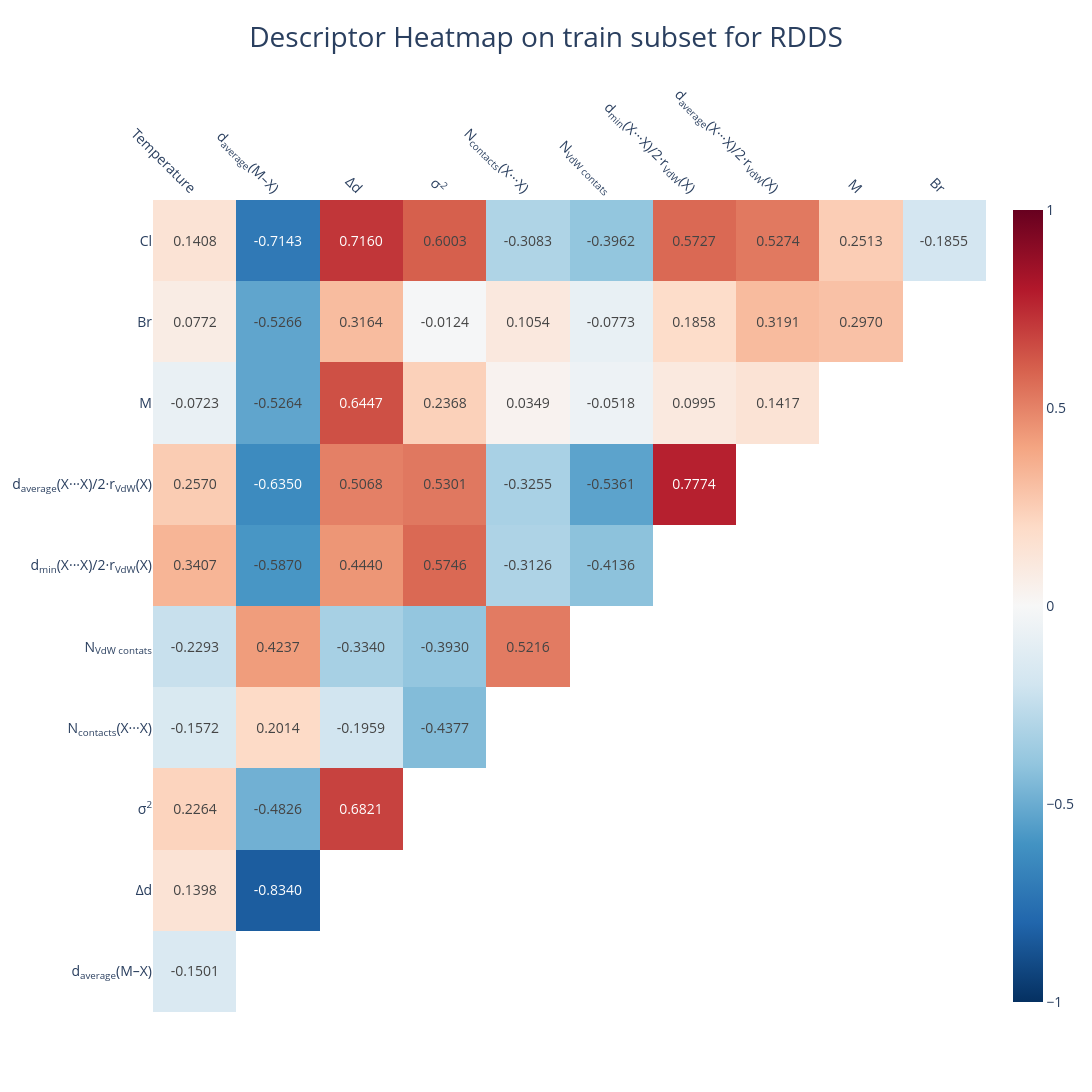

This figure's notebook cell:
### Code cell
# Visualization of correlation map of final features
corr_map_2_1 = build_corr_map(X_train2)

fig_5 = heatmap_plot(corr_map=corr_map_2_1, layout_params=dict(title=dict(text="Descriptor Heatmap on train subset for RDDS", y=.975), margin=dict(t=200), width=1200, height=1200, font_size=14, xaxis=dict(tickangle=45)))
fig_5.show()

### Figure 1 — Plotly figure (JSON) as saved in the notebook; plotly's stock layout.template omitted (floating-point values rounded to 4 significant figures)
{"data": [{"colorscale": [[0, "rgb(5,48,97)"], [0.1, "rgb(33,102,172)"], [0.2, "rgb(67,147,195)"], [0.3, "rgb(146,197,222)"], [0.4, "rgb(209,229,240)"], [0.5, "rgb(247,247,247)"], [0.6, "rgb(253,219,199)"], [0.7, "rgb(244,165,130)"], [0.8, "rgb(214,96,77)"], [0.9, "rgb(178,24,43)"], [1, "rgb(103,0,31)"]], "texttemplate": "%{z:.4f}", "type": "heatmap", "x": ["Temperature", "d<sub>average</sub>(M–X)", "∆d", "σ<sup>2</sup>", "N<sub>contacts</sub>(X···X)", "N<sub>VdW contats</sub>", "d<sub>min</sub>(X···X)/2·r<sub>VdW</sub>(X)", "d<sub>average</sub>(X···X)/2·r<sub>VdW</sub>(X)", "M", "Br"], "y": ["d<sub>average</sub>(M–X)", "∆d", "σ<sup>2</sup>", "N<sub>contacts</sub>(X···X)", "N<sub>VdW contats</sub>", "d<sub>min</sub>(X···X)/2·r<sub>VdW</sub>(X)", "d<sub>average</sub>(X···X)/2·r<sub>VdW</sub>(X)", "M", "Br", "Cl"], "z": [[-0.1501, NaN, NaN, NaN, NaN, NaN, NaN, NaN, NaN, NaN, NaN], [0.1398, -0.834, NaN, NaN, NaN, NaN, NaN, NaN, NaN, NaN, NaN], [0.2264, -0.4826, 0.6821, NaN, NaN, NaN, NaN, NaN, NaN, NaN, NaN], [-0.1572, 0.2014, -0.1959, -0.4377, NaN, NaN, NaN, NaN, NaN, NaN, NaN], [-0.2293, 0.4237, -0.334, -0.393, 0.5216, NaN, NaN, NaN, NaN, NaN, NaN], [0.3407, -0.587, 0.444, 0.5746, -0.3126, -0.4136, NaN, NaN, NaN, NaN, NaN], [0.257, -0.635, 0.5068, 0.5301, -0.3255, -0.5361, 0.7774, NaN, NaN, NaN, NaN], [-0.07235, -0.5264, 0.6447, 0.2368, 0.0349, -0.05179, 0.09954, 0.1417, NaN, NaN, NaN], [0.07721, -0.5266, 0.3164, -0.01235, 0.1054, -0.07734, 0.1858, 0.3191, 0.297, NaN, NaN], [0.1408, -0.7143, 0.716, 0.6003, -0.3083, -0.3962, 0.5727, 0.5274, 0.2513, -0.1855, NaN]], "zmax": 1, "zmid": 0, "zmin": -1}], "layout": {"font": {"size": 14}, "height": 1200, "margin": {"t": 200}, "title": {"font": {"size": 28}, "text": "Descriptor Heatmap on train subset for RDDS", "x": 0.5, "y": 0.975}, "width": 1200, "xaxis": {"showgrid": false, "side": "top", "tickangle": 45}, "yaxis": {"showgrid": false}}}
